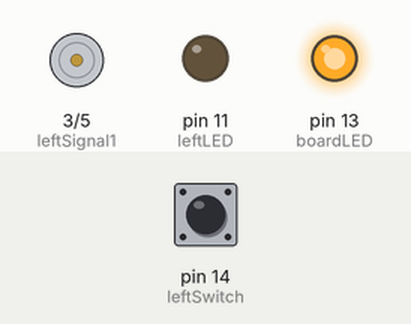
Recording of a sketch running on a simulated Arduino Uno, built with avr-gcc and run on an emulated ATmega328P. On the bench: motor-driver pin pairs drawn as motors (green arrow = first pin HIGH = forward, orange = second pin HIGH = backward, longer = more drive), output pins drawn as LEDs (lit = HIGH). Dashed ring = blinking. The test bench sets the inputs (shaded band); at power-on: pin 14 (leftSwitch) HIGH.

Above: at 1.2 s.
1.3 s: pin 14 (leftSwitch) pulled LOW for 0.15 s
At 4.2 s:
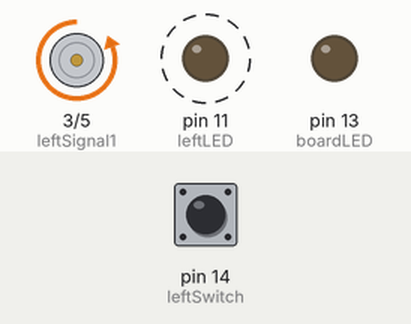
4.3 s: pin 14 (leftSwitch) pulled LOW for 1 s
At 5.7 s:
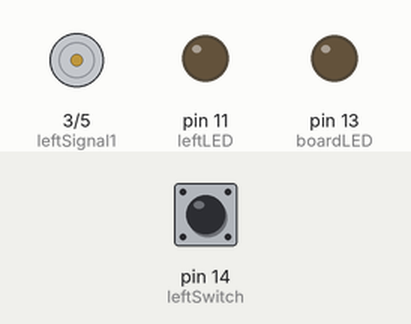
6.8 s: pin 14 (leftSwitch) pulled LOW for 3.2 s
At 10.15 s:
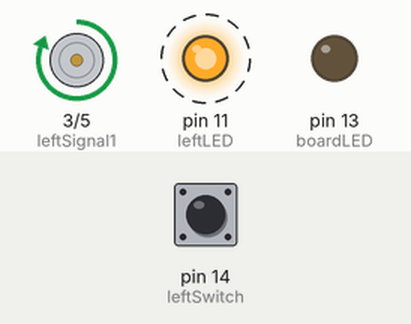
Timing chart, 0 to 19.0 s (numbered marks = the images above; inputs shaded):
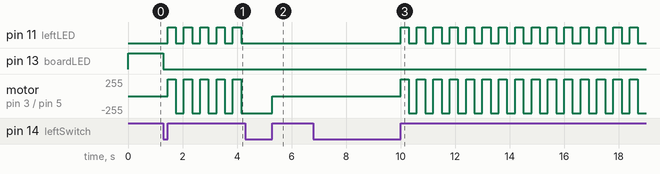

The sketch:

LED_Hoodie_Prototype.ino
```cpp
int boardLED = 13;
int leftSignal1 = 3;
int leftSignal2 = 5;

int leftSwitch = 14;
int leftLED = 11;
int x, y;


void setup()                    // run once, when the sketch starts
{
  pinMode(boardLED, OUTPUT);

  pinMode(leftSignal1, OUTPUT);
  pinMode(leftSignal2, OUTPUT);

  pinMode(leftSwitch, INPUT);
  digitalWrite(leftSwitch, HIGH);
  pinMode(leftLED, OUTPUT);

  digitalWrite(boardLED, HIGH);
}

void loop()                     // run over and over again
{
  checkLeft();
}

void checkLeft()
{
  if (digitalRead(leftSwitch) == LOW)
  {
    digitalWrite(boardLED, LOW);
    while (digitalRead(leftSwitch) == LOW);
    leftTurn();
  }
}

void leftTurn()
{
  while (true)
  {
    digitalWrite(leftSignal1, HIGH);
    digitalWrite(leftSignal2, LOW);
    digitalWrite(leftLED, HIGH);
    for(y=0;y<10;y++)
    {
      delay(30);
      if (digitalRead(leftSwitch) == LOW)
      {
        while (digitalRead(leftSwitch) == LOW);
        digitalWrite(leftSignal1, LOW);
        digitalWrite(leftSignal2, LOW);
        digitalWrite(leftLED, LOW);
        return;
      }
    }
    digitalWrite(leftSignal1, LOW);
    digitalWrite(leftSignal2, HIGH);
    digitalWrite(leftLED, LOW);
    for(y=0;y<10;y++)
    {
      delay(30);
      if (digitalRead(leftSwitch) == LOW)
      {
        while (digitalRead(leftSwitch) == LOW);
        digitalWrite(leftSignal1, LOW);
        digitalWrite(leftSignal2, LOW);
        digitalWrite(leftLED, LOW);
        return;
      }
    }
    digitalWrite(leftLED, LOW);
  }
}
```

Measured:
- after the input at 1.3 s, pin 11 (leftLED): alternates HIGH for 0.30 s and LOW for 0.30 s, starting after 0.15 s; pin 13 (boardLED): HIGH → LOW at once; motor on pin 3 (leftSignal1) / pin 5 (leftSignal2): alternates forward 255/255 for 0.30 s and backward 255/255 for 0.30 s, starting after 0.15 s
- after the input at 4.3 s, pin 11 (leftLED): stops changing and stays LOW
- after the input at 6.8 s, pin 11 (leftLED): alternates HIGH for 0.30 s and LOW for 0.30 s, starting after 3.2 s; motor on pin 3 (leftSignal1) / pin 5 (leftSignal2): alternates forward 255/255 for 0.30 s and backward 255/255 for 0.30 s, starting after 3.2 s
